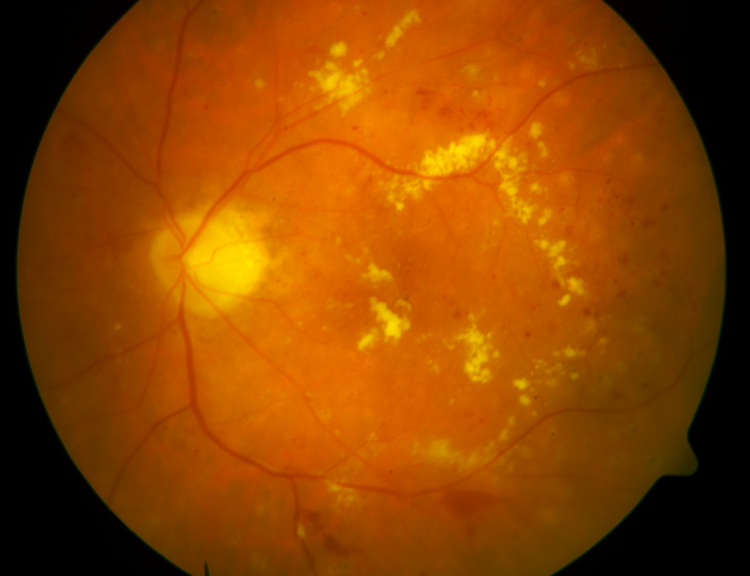
#> input picture image013.png, 1500 x 1152 px (shown at 1/2 size)
$ python opticdisk.py
#> lines starting #> are read from the running program, lines starting #| are printed output that depends on the picture; after the words box and inside, x2 and y2 are one past the last pixel; in counts of white or black regions, pixels touching at a corner belong together
# optic disk
import cv2
import numpy as np
import Image

img = Image.open('image013.png')
#> img is the input picture: PIL image 1500x1152 RGB; mean R, G, B 139.6, 67.7, 0.2
img.save('image013.jpg')

res = cv2.imread('image013.jpg',1)
img = cv2.resize(res,None,fx=0.25, fy=0.25, interpolation = cv2.INTER_CUBIC)
#> img: shape (288, 375, 3)
#cv2.imshow('image',img)
# Convert BGR to HSV
hsv = cv2.cvtColor(img, cv2.COLOR_BGR2HSV)
#> hsv: shape (288, 375, 3); mean H, S, V 13.3, 216.4, 139.7


gray=cv2.cvtColor(img, cv2.COLOR_BGR2GRAY)
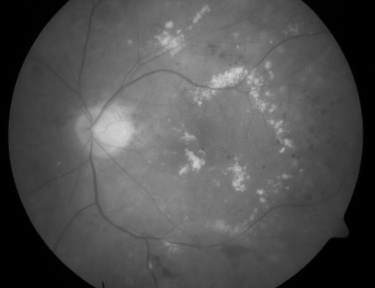
#> gray: shape (288, 375); min 0, max 210, mean 81.5
cv2.imshow('grayscale',gray)
#green = img[0,:,0]
#cv2.imshow('gray',green)
h,s,v=cv2.split(hsv)
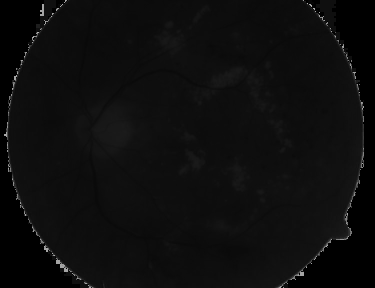
#> h: shape (288, 375); min 0, max 176, mean 13.3
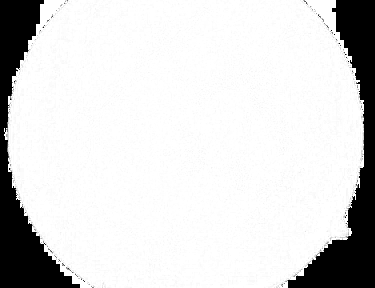
#> s: shape (288, 375); min 0, max 255, mean 216.4
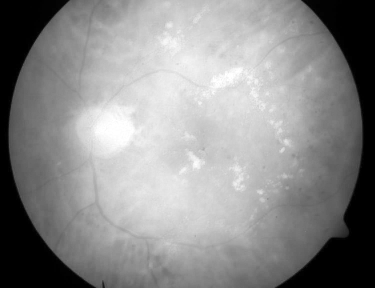
#> v: shape (288, 375); min 0, max 255, mean 139.7
median = cv2.medianBlur(v,5)
equ = cv2.equalizeHist(median)
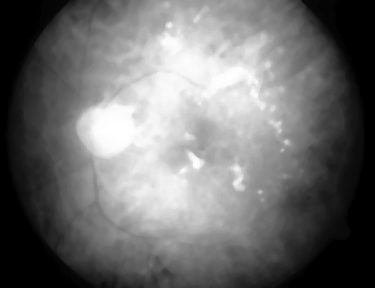
#> equ: shape (288, 375); min 0, max 255, mean 110.4
# global thresholding
cv2.imshow('equ',equ)
ret1,th1 = cv2.threshold(equ,250,255,cv2.THRESH_BINARY)
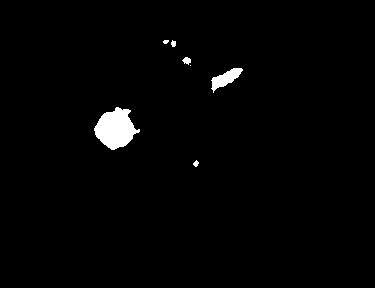
#> th1: shape (288, 375); 1.6% white; 7 white regions (2 under 20 px), largest, box (x1, y1, x2, y2) and area: (94, 107, 140, 150) 1230, (211, 68, 243, 93) 353, (182, 57, 191, 65) 46, (171, 40, 176, 47) 27, (193, 160, 199, 167) 26

# Otsu's thresholding
ret2,th2 = cv2.threshold(equ,0,255,cv2.THRESH_BINARY+cv2.THRESH_OTSU)
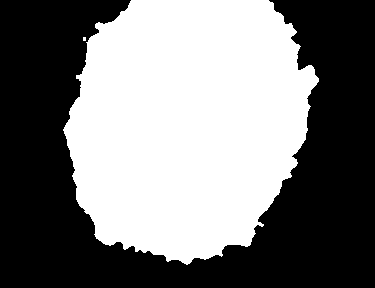
#> th2: shape (288, 375); 48% white; 2 white regions (1 under 20 px), largest, box (x1, y1, x2, y2) and area: (63, 0, 319, 265) 51776
#> ret2 = 113

# Otsu's thresholding after Gaussian filtering
#blur = cv2.GaussianBlur(g,(5,5),0)
#ret3,th3 = cv2.threshold(equ,0,255,cv2.THRESH_BINARY+cv2.THRESH_OTSU)

# plot all the images and their histograms
f=equ-th1
cv2.imshow('image',th1)
cv2.waitKey(0)
cv2.destroyAllWindows()

$ run again, with image002.png copied over image013.png
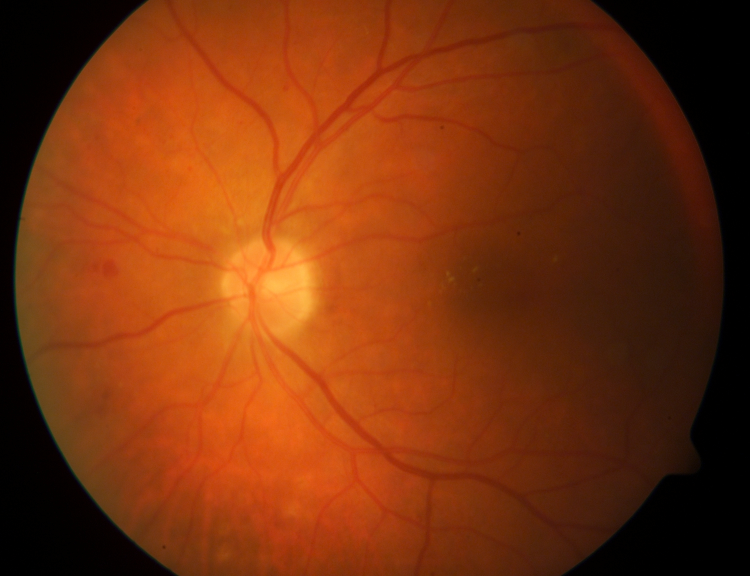
#> input picture image002.png, 1500 x 1152 px (shown at 1/2 size)
#> img is the input picture: PIL image 1500x1152 RGB; mean R, G, B 121.2, 50.6, 13.3
#> img: shape (288, 375, 3)
#> hsv: shape (288, 375, 3); mean H, S, V 11.2, 205, 121.2
#> `ret1,th1 = cv2.threshold(equ,250,255,cv2.THRESH_BINARY)`:
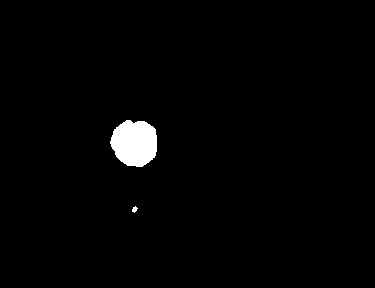
#> th1: shape (288, 375); 1.6% white; 2 white regions, box (x1, y1, x2, y2) and area: (110, 120, 157, 167) 1732, (132, 206, 138, 213) 25
#> `ret2,th2 = cv2.threshold(equ,0,255,cv2.THRESH_BINARY+cv2.THRESH_OTSU)`:
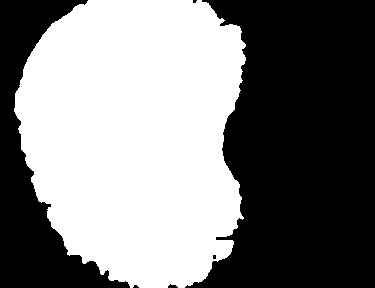
#> th2: shape (288, 375); 49.5% white; 1 white region, box (x1, y1, x2, y2) and area: (14, 0, 246, 288) 53464
#> ret2 = 116
